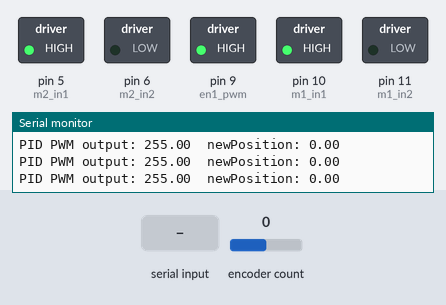
Recording of a sketch running on a simulated Arduino Uno, built with avr-gcc and run on an emulated ATmega328P. On the bench: switched loads named in the sketch (green lamp = pin HIGH), the last lines printed to the serial monitor. Inputs (shaded band) come from the test bench; at power-on: encoder count 0.

Above: at 1.2 s.
1.3 s: encoder count set to -1
4.3 s: "90,45\n" received over Serial
5.9 s: "30,150\n" received over Serial
8.9 s: "5\n" received over Serial
11.9 s: encoder count set to 3
At 12.4 s:
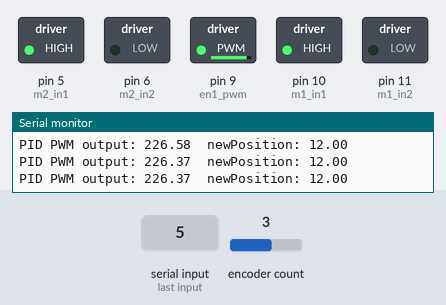
14.9 s: encoder count set to 7
At 15.31 s:
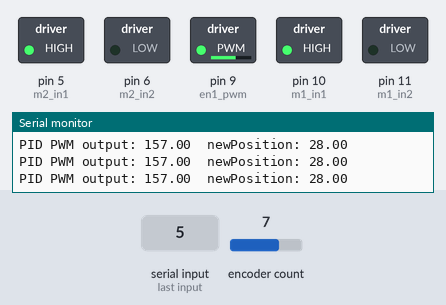
Timing chart, 0 to 22.5 s (numbered marks = the images above; inputs shaded):
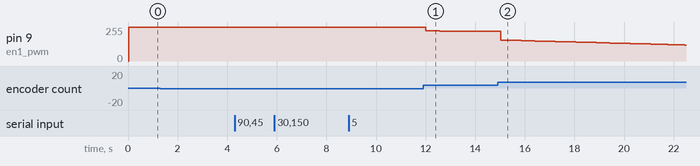

Measured:
- after the input at 11.9 s, pin 9 (en1_pwm): moves from 255/255 to 222/255 over 2.6 s, starting after 0.12 s

The sketch:

control_motor_position.ino
```cpp
#include <Encoder.h>
#include <PID_v1.h>

boolean motor_direction = true;  // true is forward
const int m1_in1 = 10;
const int m1_in2 = 11;

const int m2_in1 = 5;
const int m2_in2 = 6;

const int en1_pwm = 9;
const int en2_pwm = 6;

int incomingByte = 0; // for incoming serial data
int delay_amt = 100;
const int check_rpm_period = 20;

// 8423 pulses per revolution by eye
int pulses_per_revolution = 8423;

//Encoder myEnc(12, 13);  // attempt at polling
Encoder myEnc(2, 3);
long oldPosition  = -999;

// PID variables
boolean result;
double duration, abs_duration;//the number of the pulses
double RPM = 1;
double newPosition;
double pid_output; //Power supplied to the motor PWM value.
double Setpoint;
double Kp=4, Ki=0.3, Kd=0.0;
//PID myPID(&abs_duration, &val_output, &Setpoint, Kp, Ki, Kd, DIRECT);
PID myPID(&newPosition, &pid_output, &Setpoint, Kp, Ki, Kd, DIRECT);

unsigned long start_time = millis();
unsigned long last_time_for_revolution = millis();
unsigned long prev_time = start_time;

void setup() {
  Serial.begin(9600);
  //Serial.println("Began serial");

  pinMode(m1_in1, OUTPUT);
  pinMode(m1_in2, OUTPUT);
  pinMode(m2_in1, OUTPUT);
  pinMode(m2_in2, OUTPUT);
  pinMode(en1_pwm, OUTPUT);
  pinMode(en2_pwm, OUTPUT);

  analogWrite(en1_pwm, 0);
  analogWrite(en2_pwm, 255);

  digitalWrite(m1_in1, LOW);
  digitalWrite(m1_in2, LOW);
  digitalWrite(m2_in1, LOW);
  digitalWrite(m2_in2, LOW);

  if (motor_direction == true) {
    digitalWrite(m1_in1, HIGH);
    digitalWrite(m1_in2, LOW);
    digitalWrite(m2_in1, HIGH);
    digitalWrite(m2_in2, LOW);
  }
  else {
    digitalWrite(m1_in1, LOW);
    digitalWrite(m1_in2, HIGH);
    digitalWrite(m2_in1, LOW);
    digitalWrite(m2_in2, HIGH);
  }

  //analogWrite(en1_pwm, 150);

  Setpoint = 8234;  //Set the output value of the PID
  myPID.SetMode(AUTOMATIC);//PID is set to automatic mode
  myPID.SetSampleTime(100);//Set PID sampling frequency is 100ms

  //Serial.println("Started motor");

  start_time = millis();
}

void loop() {
  /*Serial.println("forward");
  digitalWrite(m1_in1, HIGH);
  digitalWrite(m1_in2, LOW);
  digitalWrite(m2_in1, HIGH);
  digitalWrite(m2_in2, LOW);*/
  //analogWrite(en1_pwm, 255);
  /*delay(2000);

  Serial.println("backwards");
  digitalWrite(m1_in1, LOW);
  digitalWrite(m1_in2, HIGH);
  digitalWrite(m2_in1, LOW);
  digitalWrite(m2_in2, HIGH);
  //analogWrite(en1_pwm, 255);
  delay(2000);*/

  /*for (int fadeValue = 0 ; fadeValue <= 255; fadeValue += 5) {
    analogWrite(en1_pwm, fadeValue);
    Serial.println(fadeValue);
    delay(delay_amt);
  }

  // fade out from max to min in increments of 5 points:
  for (int fadeValue = 255 ; fadeValue >= 0; fadeValue -= 5) {
    analogWrite(en1_pwm, fadeValue);
    Serial.println(fadeValue);
    delay(delay_amt);
  }*/

  if (Serial.available() > 0) {
    // read the incoming byte:
    int value = Serial.parseInt();
    /*incomingByte = Serial.read();

    // say what you got:
    Serial.print("I received: ");
    Serial.println(incomingByte, DEC);

    int value = atoi(incomingByte);*/
    Serial.println(value);

    if (value != 0) {  // hack todo fix
      Setpoint = value;
    }

    // todo why does 0 come after . because zero-ended char arrays...

    // todo allow negative rpm

    /*if (value != 0) {
        // if value is negative, change direction
        boolean changed_direction = false;
        if (value < 0 && motor_direction == true) {
          motor_direction = false;
          changed_direction = true;
        }
        else if (value > 0 && motor_direction == false) {
          motor_direction = true;
          changed_direction = true;
        }

        if (changed_direction) {
          if (motor_direction == true) {
            digitalWrite(m1_in1, HIGH);
            digitalWrite(m1_in2, LOW);
            digitalWrite(m2_in1, HIGH);
            digitalWrite(m2_in2, LOW);
          }
          else {
            digitalWrite(m1_in1, LOW);
            digitalWrite(m1_in2, HIGH);
            digitalWrite(m2_in1, LOW);
            digitalWrite(m2_in2, HIGH);
          }
        }

        if (value < 0) {
          value = value * -1;
        }
        analogWrite(en1_pwm, value);
    }*/
  }

  /*analogWrite(en1_pwm, pid_output);
  abs_duration = abs(duration);
  result = myPID.Compute(); //PID conversion is complete and returns 1
  if(result)
  {
    Serial.print("Plus: ");
    Serial.println(duration);
    duration = 0; //Count clear, wait for the next count
  }*/

  /*if(result)
  {
    Serial.print("Plus: ");
    Serial.println(duration);
    duration = 0; //Count clear, wait for the next count
  }*/

  newPosition = myEnc.read();
  //if (newPosition != oldPosition) {  // todo could do more regularly
  long curr_time = millis() - start_time;
  long time_difference = curr_time - prev_time;
  /*Serial.println(curr_time);
  Serial.println(prev_time);*/
  if (time_difference > check_rpm_period) {
    prev_time = curr_time;

    int num_pulses_in_period = abs(newPosition - oldPosition);
    double pulses_per_second = (1000.0 / (double)time_difference) * (double)num_pulses_in_period;
    double time_for_one_revolution = (double)pulses_per_revolution / pulses_per_second;
    RPM = 60.0 / time_for_one_revolution;

    //abs_duration = abs(duration);
    result = myPID.Compute(); //PID conversion is complete and returns 1
    Serial.print("PID PWM output: ");
    //Serial.println(pid_output);
    Serial.print(pid_output);
    Serial.print("  ");
    analogWrite(en1_pwm, (int)pid_output);

    //Serial.print("RPM: ");
    //Serial.println(RPM);
    Serial.print("newPosition: ");
    Serial.println(newPosition);
    //Serial.print(RPM);
    //Serial.print("  ");
    //Serial.println("uT");

    oldPosition = newPosition;

    /*if (newPosition % pulses_per_revolution == 0 && newPosition != 0) {
      //int curr_time = millis();
      int time_taken_for_one_revolution = curr_time - last_time_for_revolution;
      last_time_for_revolution = curr_time;
      Serial.print("Time taken for one revolution: ");
      Serial.println(time_taken_for_one_revolution);
      RPM = 60.0 / (time_taken_for_one_revolution / 1000.0);
      Serial.print("RPM: ");
      Serial.println(RPM);
    }*/
  }
}
```
